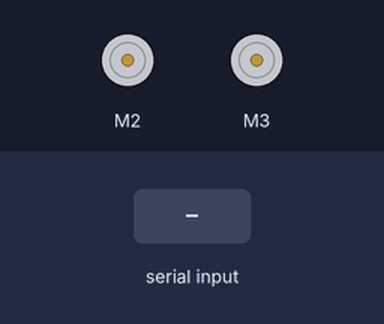
This sketch was run on a simulated Arduino Uno, built with avr-gcc and run on an emulated ATmega328P. Parts: 2 × DC motor (green arrow = forward, orange = backward, longer = faster). The test bench sets the inputs (shaded band). What the sketch prints to the serial monitor is not drawn.

Above: at 1.2 s.
1.3 s: "F" received over Serial
At 2.5 s:
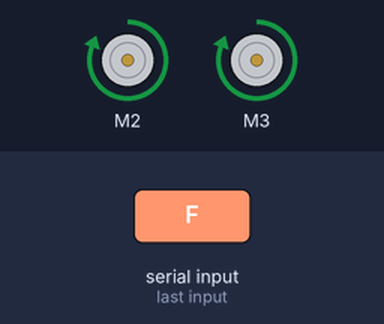
2.8 s: "B" received over Serial
At 3.8 s:
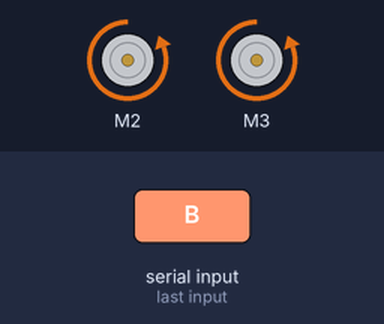
4.3 s: "G" received over Serial
At 5.0 s:
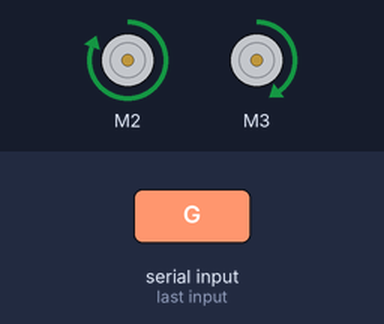
5.8 s: "I" received over Serial
At 6.1 s:
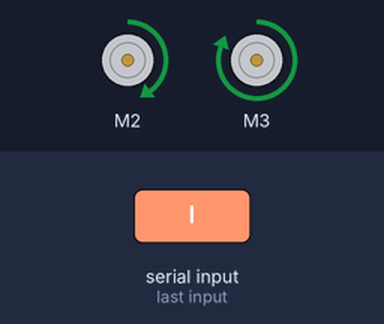
7.3 s: "H" received over Serial
At 8.5 s:
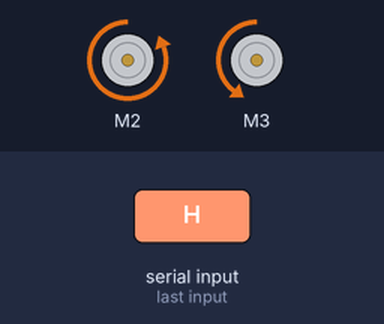
8.8 s: "J" received over Serial
At 9.6 s:
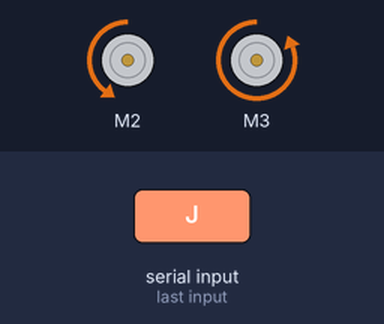
Timing chart, 0 to 11.3 s (numbered marks = the images above; inputs shaded):
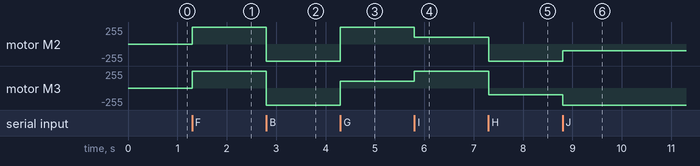

The sketch:

Bluetooth_Arduino_Motor_Code.ino
```cpp
#include <AFMotor.h>

AF_DCMotor motorOne(2);
AF_DCMotor motorTwo(3);

void setup() {
  // put your setup code here, to run once:
  Serial.begin(9600);

}

void loop() {

  if(Serial.available() > 0)
  {
    char data;
    data = (char)Serial.read();
    Serial.write(data);

    switch (data)
    {
      case 'F': //FORWARD

        motorOne.run(FORWARD);
        motorTwo.run(FORWARD);
        motorOne.setSpeed(255);
        motorTwo.setSpeed(255);
        break;
      case 'B': //REVERSE
        motorOne.run(BACKWARD);
        motorTwo.run(BACKWARD);
        motorOne.setSpeed(255);
        motorTwo.setSpeed(255);
        break;
      case 'G': //FORWARD LEFT
        motorOne.run(FORWARD);
        motorTwo.run(FORWARD);
        motorOne.setSpeed(255);
        motorTwo.setSpeed(100);
        break;
      case 'I': //FORWARD RIGHT
        motorOne.run(FORWARD);
        motorTwo.run(FORWARD);
        motorOne.setSpeed(100);
        motorTwo.setSpeed(255);
        break;
      case 'H': //REVERSE LEFT
        motorOne.run(BACKWARD);
        motorTwo.run(BACKWARD);
        motorOne.setSpeed(255);
        motorTwo.setSpeed(100);
        break;
      case 'J': //REVERSE RIGHT
        motorOne.run(BACKWARD);
        motorTwo.run(BACKWARD);
        motorOne.setSpeed(100);
        motorTwo.setSpeed(255);
        break;
      case 'S': //If bluetooth module receives any value not listed above, both motors turn off
        motorOne.setSpeed(0);
        motorTwo.setSpeed(0);
        break;
      case 'L':
        motorOne.run(FORWARD);
        motorOne.setSpeed(255);
        motorTwo.setSpeed(0);
        break;
      case 'R':
        motorTwo.run(FORWARD);
        motorTwo.setSpeed(255);
        motorOne.setSpeed(0);
        break;
    }
  }
}
```

Measured:
- after the input at 1.3 s, motor M2, motor M3: stopped → forward 255/255 at once
- after the input at 2.8 s, motor M2, motor M3: forward 255/255 → backward 255/255 at once
- after the input at 4.3 s, motor M2: backward 255/255 → forward 255/255 at once; motor M3: backward 255/255 → forward 100/255 at once
- after the input at 5.8 s, motor M2: forward 255/255 → forward 100/255 at once; motor M3: forward 100/255 → forward 255/255 at once
- after the input at 7.3 s, motor M2: forward 100/255 → backward 255/255 at once; motor M3: forward 255/255 → backward 100/255 at once
- after the input at 8.8 s, motor M2: backward 255/255 → backward 100/255 at once; motor M3: backward 100/255 → backward 255/255 at once
